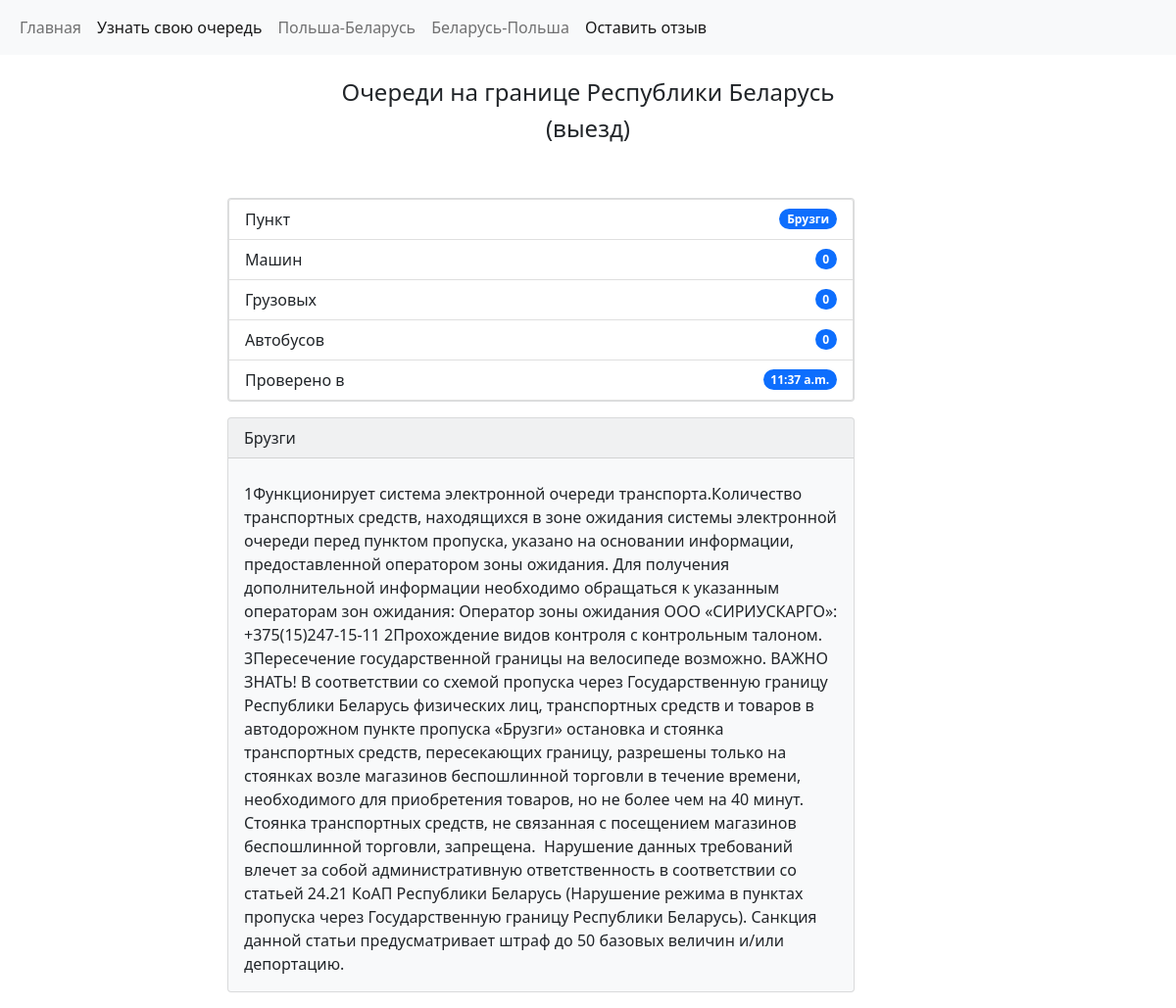
The app's page /bruzgi with its own data.
### website/models.py (models this page shows, shortened)
class Borders(models.Model):
    location = models.CharField(max_length=100)
    cars = models.CharField(max_length=100)
    buses = models.CharField(max_length=100)
    lorries = models.CharField(max_length=100)
    text = models.TextField(max_length=1600)
    time = models.TimeField(auto_now=True)
    created = models.DateTimeField(auto_now=True)

### website/views.py (the view)
# urls.py: path('bruzgi', views.bruzgi, name='bruzgi'),
def bruzgi(request):
    obj = Borders.objects.get(location='Брузги')
    return render(request, 'bruzgi.html', {'obj': obj})

### website/templates/bruzgi.html (shortened to what this page needs)
{% extends 'base.html' %}
{% block content %}
  <div class="container">
    <div class="row">
      <div class="col-sm-2">
      </div>
      <div class="col-sm-8">
            <div class="card text-dark bg-light mb-3" style="max-width: 40rem; width: 400">
                <ul class="list-group">
                  <li class="list-group-item d-flex justify-content-between align-items-center">
                    Пункт
                    <span class="badge bg-primary rounded-pill">{{ obj.location }}</span>
                  </li>
                  <li class="list-group-item d-flex justify-content-between align-items-center">
                    Машин
                    <span class="badge bg-primary rounded-pill">{{ obj.cars }}</span>
                  </li>
                  <li class="list-group-item d-flex justify-content-between align-items-center">
                    Грузовых
                    <span class="badge bg-primary rounded-pill">{{ obj.lorries }}</span>
                  </li>
                  <li class="list-group-item d-flex justify-content-between align-items-center">
                    Автобусов
                    <span class="badge bg-primary rounded-pill">{{ obj.buses }}</span>
                  </li>
                  <li class="list-group-item d-flex justify-content-between align-items-center">
                    Проверено в
                    <span class="badge bg-primary rounded-pill">{{ obj.time }}</span>
                  </li>
                </ul>
            </div>
            <div class="card text-dark bg-light mb-3" style="max-width: 40rem;">
              <div class="card-header">{{ obj.location }}</div>
              <div class="card-body">
                <p class="card-text">{{ obj.text }}</p>
              </div>
            </div>
      </div>
      <div class="col-sm-2">
      </div>
    </div>
  </div>
{% endblock %}

### records on screen
Borders: location "Брузги", cars "0", lorries "0", buses "0", time "11:37 a.m.", text "1Функционирует система электронной очереди транспорта.Количество транспортных средств, находящихся в зоне ожидания системы электронной очереди перед пунктом пропуска, указано на основании информации, предоставленной оператором зоны ожидания. Для получения дополнительной информации необходимо обращаться к указанным операторам зон ожидания: Оператор зоны ожидания ООО «СИРИУСКАРГО»: +375(15)247-15-11 2Прохождение видов контроля с контрольным талоном. 3Пересечение государственной границы на велосипеде возможно. ВАЖНО ЗНАТЬ! В соответствии со схемой пропуска через Государственную границу Республики Беларусь физических лиц, транспортных средств и товаров в автодорожном пункте пропуска «Брузги»…"
